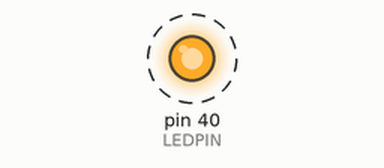
The program below on a simulated Raspberry Pi (header pin numbers). Shown: output pins drawn as LEDs (lit = HIGH). Dashed ring = blinking. What the program prints to the terminal is not drawn.

Above: at 0.2 s.
Timing chart, 0 to 3.0 s (numbered marks = the images above):
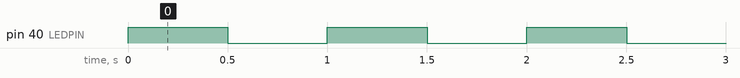

Measured:
- by itself, pin 40 (LEDPIN): alternates HIGH for 0.50 s and LOW for 0.50 s

The program:

led.py
```python
import RPi.GPIO as GPIO
import time

#setup function for some setup---custom function
def setup(LEDPIN):
    GPIO.setwarnings(False)
    #set the gpio modes to board numbering
    GPIO.setmode(GPIO.BOARD)
    #set LEDPIN's mode to output,and initial level to LOW(0V)
    GPIO.setup(LEDPIN,GPIO.OUT,initial=GPIO.LOW)

def encender(LEDPIN):
    GPIO.output(LEDPIN,GPIO.HIGH)

def apagar(LEDPIN):
    GPIO.output(LEDPIN,GPIO.LOW)

#main function
def main(LEDPIN):
    #print info
    while True:
       encender(LEDPIN)
       print('...LED ON\n')
       time.sleep(0.5)

       apagar(LEDPIN)
       print('LED OFF...\n')
       time.sleep(0.5)
       pass
    pass

#define a destroy function for clean up everything after the script finished
def destroy(LEDPIN):
    #turn off LED
    GPIO.output(LEDPIN,GPIO.LOW)
    #release resource
    GPIO.cleanup()
#
# if run this script directly ,do:
if __name__ == '__main__':
    # set GPIO 0 as LED pin
    LEDPIN = 40
    setup(LEDPIN)
    try:
        main(LEDPIN)
    #when 'Ctrl+C' is pressed,child program destroy() will be executed.
    except KeyboardInterrupt:
        GPIO.output(LEDPIN,GPIO.LOW)
        print('LED OFF...\n')
        destroy(LEDPIN)
```
